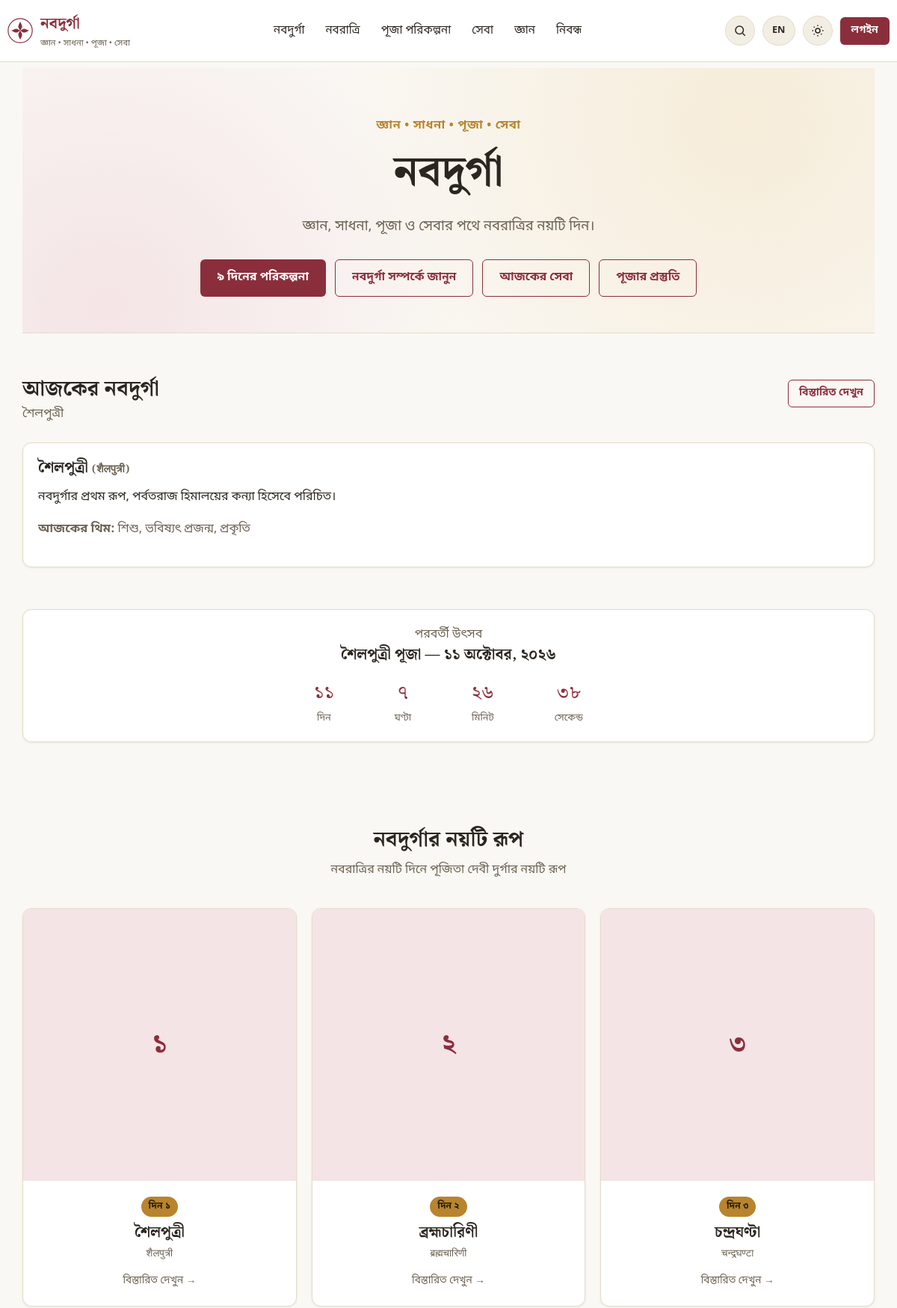
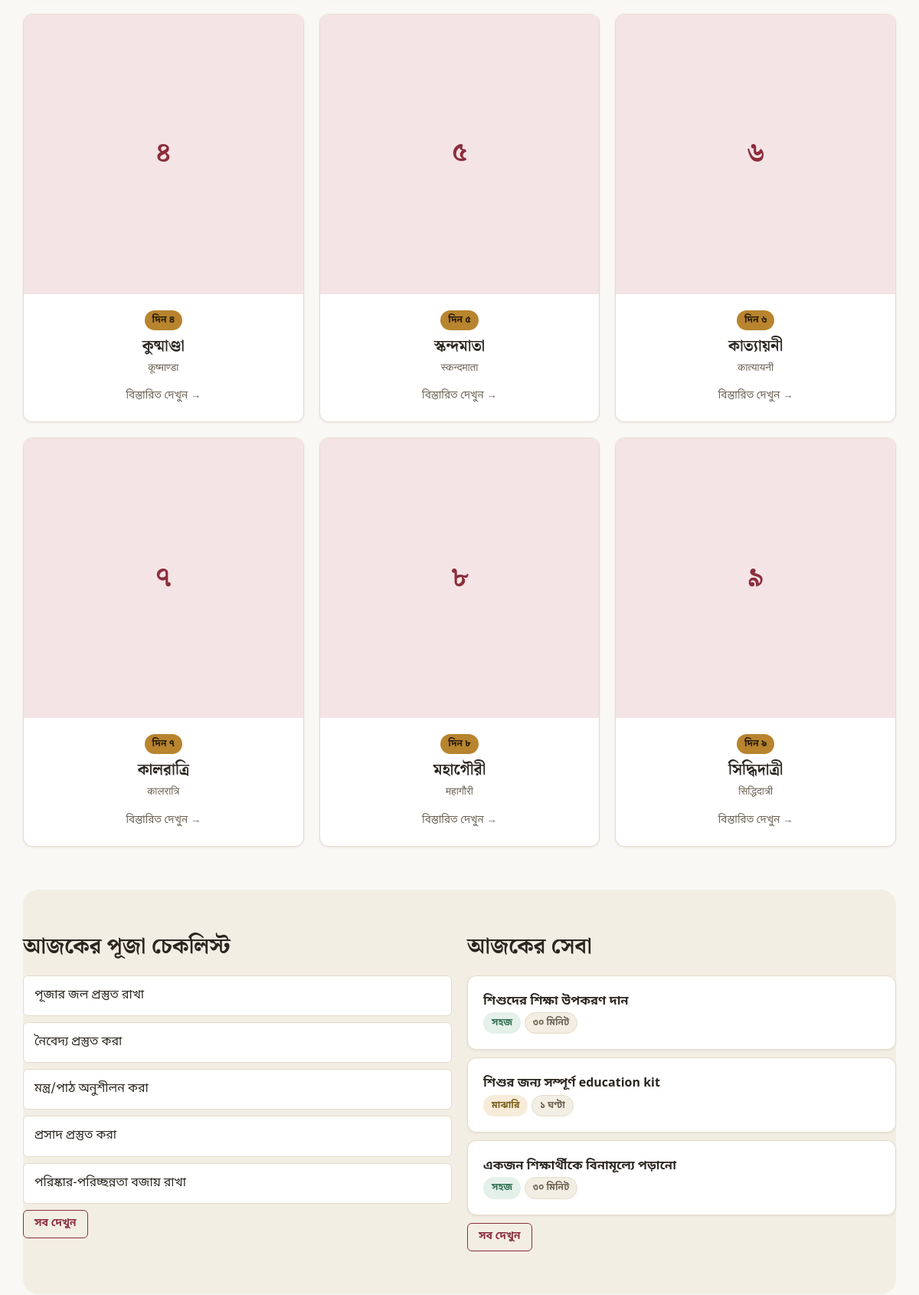
The page / (upper part) on the database its author committed (2 pictures, top to bottom).
### tables this page shows
CREATE TABLE IF NOT EXISTS navadurga (
    id INT UNSIGNED AUTO_INCREMENT PRIMARY KEY,
    day_number TINYINT UNSIGNED NOT NULL UNIQUE,
    name_bn VARCHAR(150) NOT NULL,
    name_en VARCHAR(150) NULL,
    sanskrit_name VARCHAR(150) NULL,
    slug VARCHAR(150) NOT NULL UNIQUE,
    alternative_names VARCHAR(255) NULL,
    short_description TEXT NULL,
    detailed_description LONGTEXT NULL,
    name_meaning TEXT NULL,
    traditional_symbolism TEXT NULL,
    iconography TEXT NULL,
    vehicle VARCHAR(150) NULL,
    hands VARCHAR(50) NULL,
    weapons VARCHAR(255) NULL,
    objects VARCHAR(255) NULL,
    colour VARCHAR(100) NULL,
    associated_quality VARCHAR(255) NULL,
    associated_chakra VARCHAR(100) NULL,
    traditional_association TEXT NULL,
    traditional_food VARCHAR(255) NULL,
    puja_significance TEXT NULL,
    story LONGTEXT NULL,
    mantra TEXT NULL,
    stotra TEXT NULL,
    scriptural_sources TEXT NULL COMMENT 'source citations, never fabricated',
    regional_variations TEXT NULL,
    modern_interpretation TEXT NULL,
    seva_note TEXT NULL COMMENT 'website suggested seva disclaimer text',
    image VARCHAR(255) NULL,
    seo_title VARCHAR(255) NULL,
    seo_description VARCHAR(500) NULL,
    status ENUM('active','inactive') NOT NULL DEFAULT 'active',
    created_at DATETIME NOT NULL DEFAULT CURRENT_TIMESTAMP,
    updated_at DATETIME NOT NULL DEFAULT CURRENT_TIMESTAMP ON UPDATE CURRENT_TIMESTAMP,
    INDEX idx_navadurga_slug (slug)
);

CREATE TABLE IF NOT EXISTS navaratri_days (
    id INT UNSIGNED AUTO_INCREMENT PRIMARY KEY,
    day_number TINYINT UNSIGNED NOT NULL UNIQUE,
    navadurga_id INT UNSIGNED NOT NULL,
    date DATE NULL COMMENT 'convenience cache of current year date; authoritative per-year dates live in festival_calendar',
    tithi VARCHAR(100) NULL,
    title_bn VARCHAR(255) NULL,
    theme VARCHAR(255) NULL,
    traditional_focus TEXT NULL,
    puja_focus TEXT NULL,
    spiritual_focus TEXT NULL,
    learning_focus TEXT NULL,
    family_activity TEXT NULL,
    children_activity TEXT NULL,
    environment_activity TEXT NULL,
    seva_easy TEXT NULL,
    seva_moderate TEXT NULL,
    seva_challenging TEXT NULL,
    recommended_items TEXT NULL,
    daily_mantra TEXT NULL,
    daily_message TEXT NULL,
    avoid_note TEXT NULL,
    image VARCHAR(255) NULL,
    status ENUM('active','inactive') NOT NULL DEFAULT 'active',
    created_at DATETIME NOT NULL DEFAULT CURRENT_TIMESTAMP,
    updated_at DATETIME NOT NULL DEFAULT CURRENT_TIMESTAMP ON UPDATE CURRENT_TIMESTAMP,
    CONSTRAINT fk_navaratri_days_navadurga FOREIGN KEY (navadurga_id) REFERENCES navadurga(id) ON DELETE RESTRICT
);

CREATE TABLE IF NOT EXISTS festival_calendar (
    id INT UNSIGNED AUTO_INCREMENT PRIMARY KEY,
    year SMALLINT UNSIGNED NOT NULL,
    day_number TINYINT UNSIGNED NULL COMMENT 'NULL for special markers e.g. Mahalaya/Dashami',
    gregorian_date DATE NOT NULL,
    tithi VARCHAR(100) NULL,
    navadurga_id INT UNSIGNED NULL,
    event_label VARCHAR(255) NULL,
    is_dashami TINYINT(1) NOT NULL DEFAULT 0,
    notes VARCHAR(500) NULL,
    created_at DATETIME NOT NULL DEFAULT CURRENT_TIMESTAMP,
    updated_at DATETIME NOT NULL DEFAULT CURRENT_TIMESTAMP ON UPDATE CURRENT_TIMESTAMP,
    CONSTRAINT fk_calendar_navadurga FOREIGN KEY (navadurga_id) REFERENCES navadurga(id) ON DELETE SET NULL,
    INDEX idx_calendar_year (year)
);

CREATE TABLE IF NOT EXISTS checklist_items (
    id INT UNSIGNED AUTO_INCREMENT PRIMARY KEY,
    phase VARCHAR(30) NOT NULL DEFAULT 'day' COMMENT 'before, day, dashami',
    day_number TINYINT UNSIGNED NULL COMMENT 'NULL when phase=before or dashami',
    label_bn VARCHAR(255) NOT NULL,
    category VARCHAR(100) NULL,
    sort_order INT NOT NULL DEFAULT 0,
    status ENUM('active','inactive') NOT NULL DEFAULT 'active',
    created_at DATETIME NOT NULL DEFAULT CURRENT_TIMESTAMP
);

CREATE TABLE IF NOT EXISTS sevas (
    id INT UNSIGNED AUTO_INCREMENT PRIMARY KEY,
    title_bn VARCHAR(255) NOT NULL,
    title_en VARCHAR(255) NULL,
    slug VARCHAR(255) NOT NULL UNIQUE,
    category VARCHAR(100) NOT NULL,
    description TEXT NULL,
    beneficiary VARCHAR(150) NULL,
    difficulty ENUM('সহজ','মাঝারি','কঠিন') NOT NULL DEFAULT 'সহজ',
    estimated_cost VARCHAR(100) NULL COMMENT 'display text e.g. ৳0-100',
    estimated_cost_min INT UNSIGNED NULL,
    estimated_cost_max INT UNSIGNED NULL,
    time_required VARCHAR(100) NULL COMMENT 'display text e.g. 30 minutes',
    time_required_minutes INT UNSIGNED NULL COMMENT 'for filtering; large sentinel used for long-term',
    materials TEXT NULL,
    how_to TEXT NULL,
    safety_note TEXT NULL,
    navadurga_day TINYINT UNSIGNED NULL,
    impact_level VARCHAR(100) NULL,
    status ENUM('active','inactive') NOT NULL DEFAULT 'active',
    created_at DATETIME NOT NULL DEFAULT CURRENT_TIMESTAMP,
    updated_at DATETIME NOT NULL DEFAULT CURRENT_TIMESTAMP ON UPDATE CURRENT_TIMESTAMP,
    INDEX idx_sevas_slug (slug),
    INDEX idx_sevas_category (category),
    INDEX idx_sevas_day (navadurga_day)
);

### app/views/pages/home.php (the view, shortened to what the rows shown need)
<section class="hero">
    <div class="container">
        <div class="hero-eyebrow"><?= e(setting('site_subtitle', 'জ্ঞান • সাধনা • পূজা • সেবা')) ?></div>
        <h1><?= e(t('hero.title')) ?></h1>
        <p class="lead"><?= e(t('hero.subtitle')) ?></p>
        <div class="hero-actions">
            <a href="<?= url('/navaratri') ?>" class="btn btn-primary"><?= e(t('hero.btn_plan')) ?></a>
            <a href="<?= url('/navadurga') ?>" class="btn btn-outline"><?= e(t('hero.btn_about')) ?></a>
            <a href="<?= url('/seva') ?>" class="btn btn-outline"><?= e(t('hero.btn_seva')) ?></a>
            <a href="<?= url('/puja-planning') ?>" class="btn btn-outline"><?= e(t('hero.btn_puja')) ?></a>
        </div>
    </div>
</section>
<?php if ($todaysNavadurga): ?>
<section class="section">
    <div class="section-head-row">
        <div>
            <h2 class="mb-0"><?= e(t('section.today_navadurga')) ?><?= $currentDayNumber ? ' — ' . e(t('common.day')) . ' ' . bn_digits($currentDayNumber) : '' ?></h2>
            <p class="text-muted mb-0"><?= e($todaysNavadurga['name_bn']) ?></p>
        </div>
        <a href="<?= url('/navadurga/' . $todaysNavadurga['slug']) ?>" class="btn btn-outline btn-sm"><?= e(t('common.view_details')) ?></a>
    </div>
    <div class="card">
        <div class="card-body flex gap-12" style="flex-wrap:wrap;">
            <div style="flex:1;min-width:220px;">
                <h3><?= e($todaysNavadurga['name_bn']) ?> <span class="text-muted" style="font-size:0.9rem;">(<?= e($todaysNavadurga['sanskrit_name']) ?>)</span></h3>
                <p><?= e($todaysNavadurga['short_description']) ?></p>
                <?php if ($todaysDay): ?>
                <p class="text-muted"><strong>আজকের থিম:</strong> <?= e($todaysDay['theme']) ?></p>
                <?php endif; ?>
            </div>
        </div>
    </div>
</section>
<?php endif; ?>
<?php if ($upcoming): ?>
<section class="section" style="padding-top:0;">
    <div class="card">
        <div class="card-body text-center">
            <p class="text-muted mb-0"><?= e(t('section.upcoming_festival')) ?></p>
            <h3 class="mb-0"><?= e($upcoming['event_label'] ?: 'নবরাত্রি') ?> — <?= bn_date($upcoming['gregorian_date']) ?></h3>
            <div id="countdown" class="flex gap-12 justify-between" style="max-width:360px;margin:16px auto 0;" data-target="<?= e($upcoming['gregorian_date']) ?>T00:00:00">
                <div><div class="num" id="cd-days" style="font-family:var(--font-heading);font-size:1.6rem;color:var(--color-primary);">০</div><div class="text-muted" style="font-size:0.8rem;">দিন</div></div>
                <div><div class="num" id="cd-hours" style="font-family:var(--font-heading);font-size:1.6rem;color:var(--color-primary);">০</div><div class="text-muted" style="font-size:0.8rem;">ঘণ্টা</div></div>
                <div><div class="num" id="cd-mins" style="font-family:var(--font-heading);font-size:1.6rem;color:var(--color-primary);">০</div><div class="text-muted" style="font-size:0.8rem;">মিনিট</div></div>
                <div><div class="num" id="cd-secs" style="font-family:var(--font-heading);font-size:1.6rem;color:var(--color-primary);">০</div><div class="text-muted" style="font-size:0.8rem;">সেকেন্ড</div></div>
            </div>
        </div>
    </div>
</section>
<?php endif; ?>
<section class="section">
    <h2 class="section-title text-center"><?= e(t('section.nine_forms')) ?></h2>
    <p class="section-subtitle">নবরাত্রির নয়টি দিনে পূজিতা দেবী দুর্গার নয়টি রূপ</p>
    <div class="grid grid-3">
        <?php foreach ($navadurgaList as $n): ?>
            <a href="<?= url('/navadurga/' . $n['slug']) ?>" class="card navadurga-card">
                <div class="thumb">
                    <?php if (!empty($n['image'])): ?>
                        <img src="<?= url($n['image']) ?>" alt="<?= e($n['name_bn']) ?>" style="width:100%;height:100%;object-fit:cover;">
                    <?php else: ?>
                        <?= bn_digits($n['day_number']) ?>
                    <?php endif; ?>
                </div>
                <div class="card-body">
                    <span class="day-badge">দিন <?= bn_digits($n['day_number']) ?></span>
                    <h3><?= e($n['name_bn']) ?></h3>
                    <div class="sanskrit"><?= e($n['sanskrit_name']) ?></div>
                    <span class="text-muted" style="font-size:0.85rem;"><?= e(t('common.view_details')) ?> →</span>
                </div>
            </a>
        <?php endforeach; ?>
    </div>
</section>
<section class="section" style="background:var(--color-surface-alt);border-radius:var(--radius-lg);">
    <div class="grid grid-2">
        <div>
            <h2><?= e(t('section.today_checklist')) ?></h2>
            <ul class="checklist">
                <?php foreach (array_slice($checklistPreview, 0, 5) as $item): ?>
                    <li class="checklist-item"><span><?= e($item['label_bn']) ?></span></li>
                <?php endforeach; ?>
            </ul>
            <a href="<?= url('/puja-planning') ?>" class="btn btn-outline btn-sm"><?= e(t('common.view_all')) ?></a>
        </div>
        <div>
            <h2><?= e(t('section.today_seva')) ?></h2>
            <?php foreach ($todaysSevas as $s): ?>
                <div class="card" style="margin-bottom:10px;">
                    <div class="card-body">
                        <strong><?= e($s['title_bn']) ?></strong>
                        <div class="meta">
                            <span class="tag tag-difficulty-<?= $s['difficulty'] === 'সহজ' ? 'easy' : ($s['difficulty'] === 'মাঝারি' ? 'medium' : 'hard') ?>"><?= e($s['difficulty']) ?></span>
                            <span class="tag"><?= e($s['time_required']) ?></span>
                        </div>
                    </div>
                </div>
            <?php endforeach; ?>
            <a href="<?= url('/seva') ?>" class="btn btn-outline btn-sm"><?= e(t('common.view_all')) ?></a>
        </div>
    </div>
</section>

### app/core/Router.php (shortened to what the rows shown need)
<?php
class Router
{
    protected array $routes = [];
    protected string $basePath = '';
    public function setBasePath(string $path): void
    {
        $this->basePath = rtrim($path, '/');
    }
    protected function add(string $method, string $uri, $handler, array $middleware): void
    {
        $this->routes[] = [
            'method' => $method,
            'uri' => '/' . trim($uri, '/'),
            'handler' => $handler,
            'middleware' => $middleware,
        ];
    }
    public function dispatch(Request $request): void
    {
        $uri = $request->uriPath($this->basePath);
        foreach ($this->routes as $route) {
            $pattern = $this->compile($route['uri']);
            if (preg_match($pattern, $uri, $matches)) {
                $params = array_filter($matches, 'is_string', ARRAY_FILTER_USE_KEY);
                $this->call($route['handler'], $request, $params);
                return;
            }
        }
    }
    protected function compile(string $uri): string
    {
        $pattern = preg_replace('#\{([a-zA-Z_][a-zA-Z0-9_]*)\}#', '(?P<$1>[^/]+)', $uri);
        return '#^' . $pattern . '$#u';
    }
    protected function call($handler, Request $request, array $params): void
    {
        [$class, $method] = $handler;
        $controller = new $class();
        call_user_func_array([$controller, $method], array_merge([$request], array_values($params)));
    }
}

### rows shown on the page
navadurga: name_bn "শৈলপুত্রী", sanskrit_name "शैलपुत्री", short_description "নবদুর্গার প্রথম রূপ, পর্বতরাজ হিমালয়ের কন্যা হিসেবে পরিচিত।", day_number "১", t "বিস্তারিত দেখুন"
navaratri_days: theme "শিশু, ভবিষ্যৎ প্রজন্ম, প্রকৃতি"
festival_calendar: event_label "শৈলপুত্রী পূজা", gregorian_date "১১ অক্টোবর, ২০২৬"
navadurga: day_number "২", name_bn "ব্রহ্মচারিণী", sanskrit_name "ब्रह्मचारिणी", t "বিস্তারিত দেখুন"
navadurga: day_number "৩", name_bn "চন্দ্রঘণ্টা", sanskrit_name "चन्द्रघण्टा", t "বিস্তারিত দেখুন"
navadurga: day_number "৪", name_bn "কুষ্মাণ্ডা", sanskrit_name "कूष्माण्डा", t "বিস্তারিত দেখুন"
navadurga: day_number "৫", name_bn "স্কন্দমাতা", sanskrit_name "स्कन्दमाता", t "বিস্তারিত দেখুন"
navadurga: day_number "৬", name_bn "কাত্যায়নী", sanskrit_name "कात्यायनी", t "বিস্তারিত দেখুন"
navadurga: day_number "৭", name_bn "কালরাত্রি", sanskrit_name "कालरात्रि", t "বিস্তারিত দেখুন"
navadurga: day_number "৮", name_bn "মহাগৌরী", sanskrit_name "महागौरी", t "বিস্তারিত দেখুন"
navadurga: day_number "৯", name_bn "সিদ্ধিদাত্রী", sanskrit_name "सिद्धिदात्री", t "বিস্তারিত দেখুন"
checklist_items: label_bn "পূজার জল প্রস্তুত রাখা"
checklist_items: label_bn "নৈবেদ্য প্রস্তুত করা"
checklist_items: label_bn "মন্ত্র/পাঠ অনুশীলন করা"
checklist_items: label_bn "প্রসাদ প্রস্তুত করা"
checklist_items: label_bn "পরিষ্কার-পরিচ্ছন্নতা বজায় রাখা"
sevas: title_bn "শিশুদের শিক্ষা উপকরণ দান", difficulty "সহজ", time_required "৩০ মিনিট"
sevas: title_bn "শিশুর জন্য সম্পূর্ণ education kit", difficulty "মাঝারি", time_required "১ ঘণ্টা"
sevas: title_bn "একজন শিক্ষার্থীকে বিনামূল্যে পড়ানো", difficulty "সহজ", time_required "৩০ মিনিট"

### other values the page prints
setting('site_name', 'নবদুর্গা') "নবদুর্গা"
setting('site_subtitle', 'জ্ঞান • সাধনা • পূজা • সেবা') "জ্ঞান • সাধনা • পূজা • সেবা"
t('nav.navadurga') "নবদুর্গা"
t('nav.navaratri') "নবরাত্রি"
t('nav.puja_planning') "পূজা পরিকল্পনা"
t('nav.seva') "সেবা"
t('nav.learning') "জ্ঞান"
t('nav.articles') "নিবন্ধ"
t('nav.login') "লগইন"
t('hero.title') "নবদুর্গা"
t('hero.subtitle') "জ্ঞান, সাধনা, পূজা ও সেবার পথে নবরাত্রির নয়টি দিন।"
t('hero.btn_plan') "৯ দিনের পরিকল্পনা"
t('hero.btn_about') "নবদুর্গা সম্পর্কে জানুন"
t('hero.btn_seva') "আজকের সেবা"
t('hero.btn_puja') "পূজার প্রস্তুতি"
